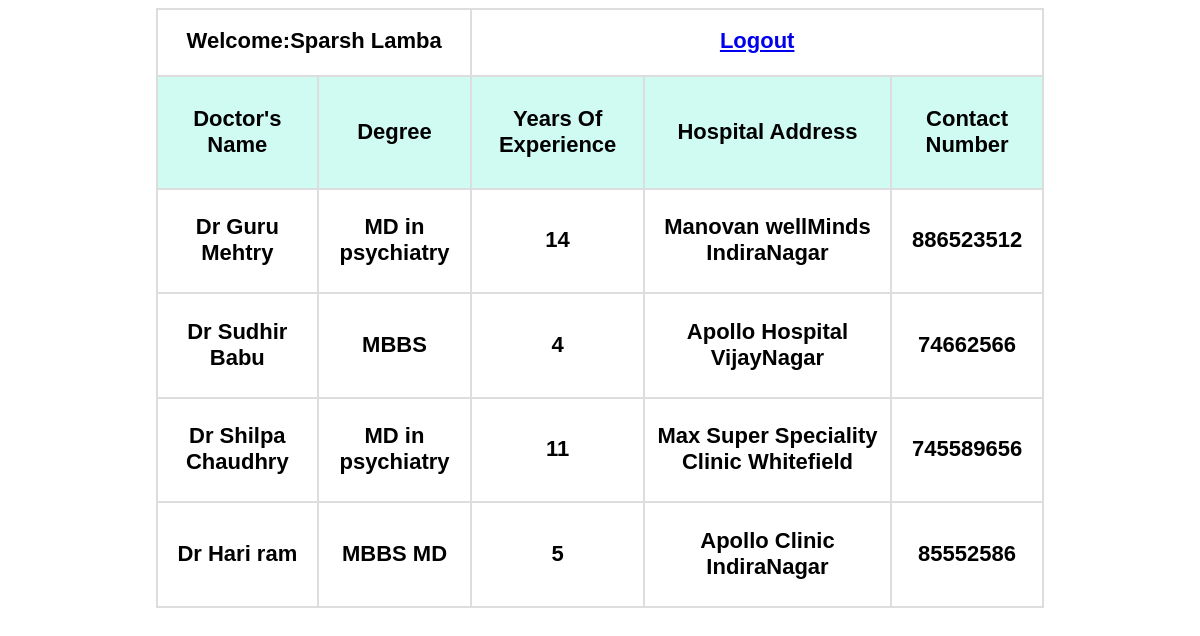
The app's page /viewdoc.php?cid=5 (signed in) with its own data.
### tables this page shows
CREATE TABLE `doctors` (
  `ID` int(200) NOT NULL,
  `SNo` int(200) NOT NULL,
  `Name` varchar(500) NOT NULL,
  `DocEducation` varchar(500) NOT NULL,
  `YearsofExperience` text NOT NULL,
  `HospitalAddr` varchar(700) NOT NULL,
  `ContactNumber` text NOT NULL,
  `Date` date NOT NULL
);

### viewdoc.php (the view, shortened to what this page needs)
<?php
if(isset($_SESSION['login_user']))
{
 $con=mysqli_connect("localhost","root","","mentalhealthsystem");
 $id=$_GET['cid'];
 $cat_query="Select * from doctors where SNo='$id'";
 $result=mysqli_query($con,$cat_query);
 ?>
 <!DOCTYPE html>
 <html>
 <head>
 </head>
 <body>
  <form method="post" enctype="multipart/form-data">
    <table id="customers" border="2" cellpadding="5" cellspacing="4" align="center" height="600px" width="800px">
      <tr>
        <td colspan ="2">Welcome:<?php echo $_SESSION['login_user'];?></td>
        <td colspan="3" align="center"> <a href="index.html">Logout</a>
       </td>
      </tr>
     <tr>
        <th>Doctor's Name</th>
        <th>Degree</th>
        <th>Years Of Experience</th>
        <th>Hospital Address</th>
        <th>Contact Number</th>
      </tr>
        <?php
        if(mysqli_num_rows($result) > 0)
        {
          while($row=mysqli_fetch_array($result))
          {
        ?>
        <tr>
          <td> <?php echo $row["Name"]; ?> </td>
          <td> <?php echo $row["DocEducation"]; ?> </td>
          <td> <?php echo $row["YearsofExperience"]; ?> </td>
          <td> <?php echo $row["HospitalAddr"]; ?> </td>
          <td> <?php echo $row["ContactNumber"]; ?> </td>
        </tr>
      <?php
            }
          }
      ?>
  </table>
 </form>
 </body>
 </html>
 <?php
}
 else
 {
 header('location:userlogin.html');
 }?>

### viewdoc.php (style rules this page uses)
body { background-image: url("https://images.unsplash.com/photo-1500382017468-9049fed747ef?ixlib=rb-1.2.1&ixid=eyJhcHBfaWQiOjU3Nzg0fQ&w=1920"); background-size:cover; }
#customers { font-family: "Trebuchet MS", Arial, Helvetica, sans-serif; border-collapse: collapse; width: 75%; }
#customers td, #customers th { border: 2px solid #ddd; padding: 8px; padding-bottom: 10px; font-weight: bold; font-size: 22px; text-align:center; }
#customers th { padding-top: 12px; padding-bottom: 12px; text-align:center; background-color:#CFFBF2; color: black; }

### records on screen
doctors: Name "Dr Guru Mehtry", DocEducation "MD in psychiatry", YearsofExperience "14", HospitalAddr "Manovan wellMinds IndiraNagar", ContactNumber "886523512"
doctors: Name "Dr Sudhir Babu", DocEducation "MBBS", YearsofExperience "4", HospitalAddr "Apollo Hospital VijayNagar", ContactNumber "74662566"
doctors: Name "Dr Shilpa Chaudhry", DocEducation "MD in psychiatry", YearsofExperience "11", HospitalAddr "Max Super Speciality Clinic Whitefield", ContactNumber "745589656"
doctors: Name "Dr Hari ram", DocEducation "MBBS MD", YearsofExperience "5", HospitalAddr "Apollo Clinic IndiraNagar", ContactNumber "85552586"

### other values on screen
$_SESSION['login_user'] "Sparsh Lamba"
